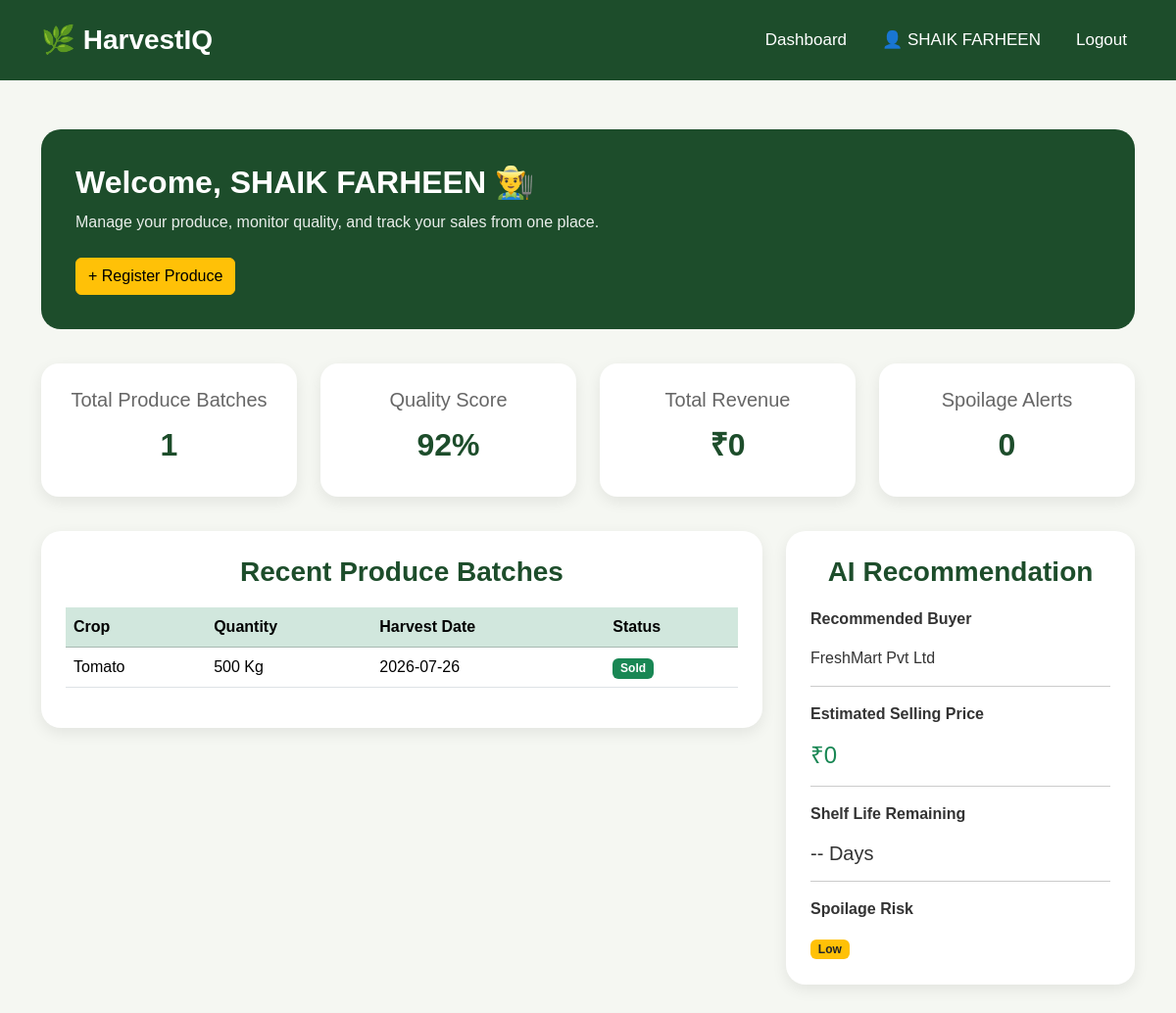
The app's page /farmer_dashboard (signed in, upper part), older data.
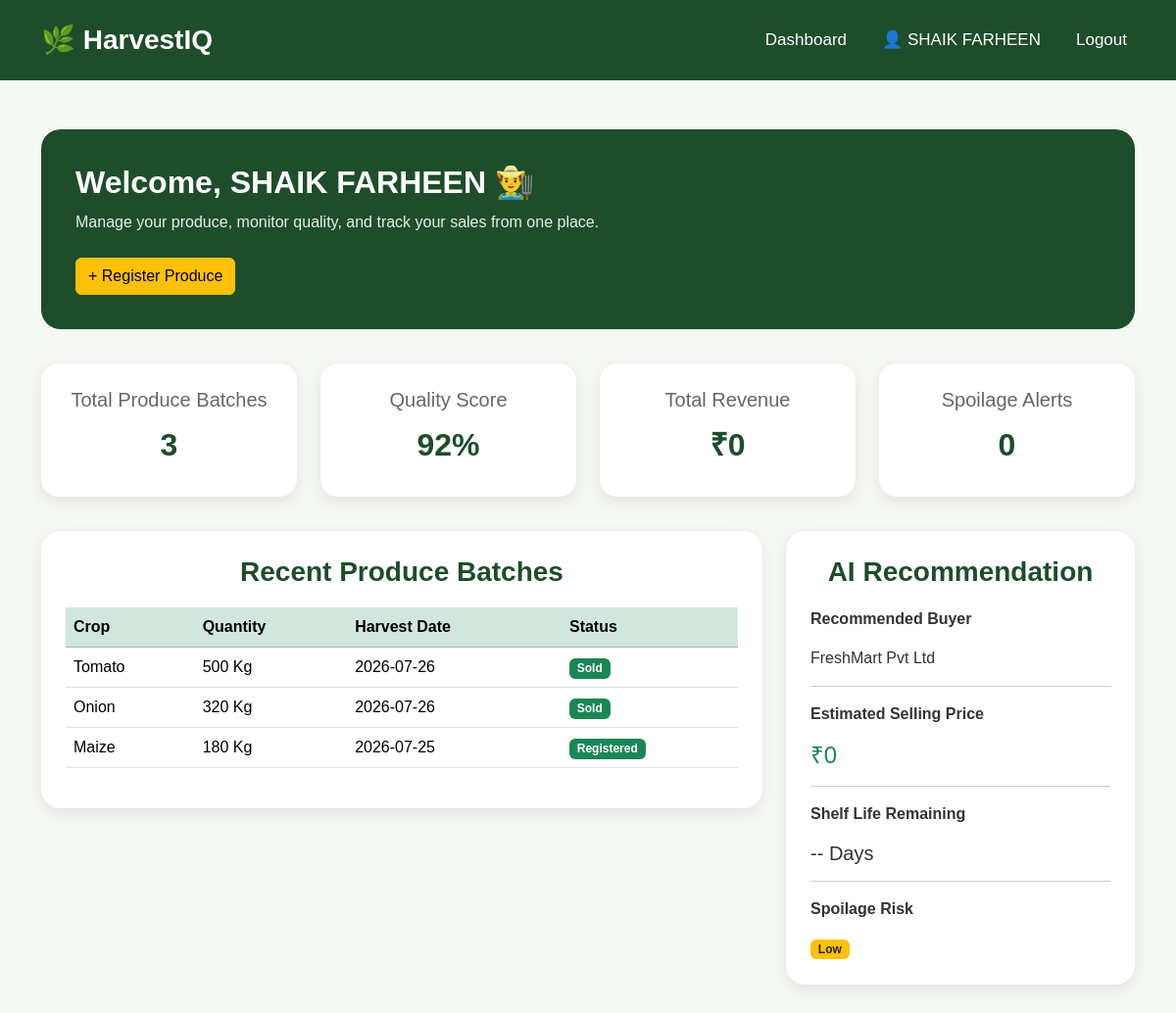
The same page, newer data.
### app.py (models this page shows)
class ProduceBatch(db.Model):
    __tablename__ = "produce_batches"
    id = db.Column(db.Integer, primary_key=True)
    farmer_id = db.Column(
        db.Integer,
        db.ForeignKey("farmers.id"),
        nullable=False
    )
    crop_name = db.Column(db.String(50))
    variety = db.Column(db.String(50))
    quantity = db.Column(db.Integer)
    unit = db.Column(db.String(20))
    harvest_date = db.Column(db.Date)
    farm_location = db.Column(db.String(200))
    status = db.Column(
        db.String(30),
        default="Registered"
    )
    farmer = db.relationship(
        "Farmer",
        back_populates="produce_batches"
    )
    quality = db.relationship(
        "QualityInspection",
        back_populates="batch",
        uselist=False,
        lazy=True
    )
    shelf_life = db.relationship(
        "ShelfLifePrediction",
        back_populates="batch",
        uselist=False,
        lazy=True
    )
    storage = db.relationship(
        "StorageRecord",
        back_populates="batch",
        lazy=True
    )
    deliveries = db.relationship(
        "Delivery",
        back_populates="batch",
        lazy=True
    )
    recommendation = db.relationship(
        "Recommendation",
        back_populates="batch",
        uselist=False,
        lazy=True
    )
    sale = db.relationship(
        "Sale",
        back_populates="batch",
        uselist=False,
        lazy=True
    )

### app.py (the view)
@app.route("/farmer_dashboard")
def farmer_dashboard():
    if "user_id" not in session:
        return redirect(url_for("login"))
    user = User.query.get(session["user_id"])
    farmer = Farmer.query.filter_by(user_id=user.id).first()
    total_batches = ProduceBatch.query.filter_by(farmer_id=farmer.id).count()
    recent_batches = ProduceBatch.query.filter_by(
        farmer_id=farmer.id
    ).order_by(
        ProduceBatch.harvest_date.desc()
    ).limit(5).all()
    return render_template(
        "farmer_dashboard.html",
        user=user,
        farmer=farmer,
        total_batches=total_batches,
        recent_batches=recent_batches
    )

### templates/farmer_dashboard.html (shortened to what this page needs)
{% extends "base.html" %}
{% block content %}
<div class="dashboard">
    <div class="container">
        <div class="welcome-card">
            <h2>Welcome, {{ user.full_name }} 👨‍🌾</h2>
            <p>
                Manage your produce, monitor quality, and track your sales from one place.
            </p>
            <br>
            <a href="{{ url_for('register_produce') }}" class="btn btn-warning">
                + Register Produce
            </a>
        </div>
        <div class="row g-4">
            <div class="col-md-3">
                <div class="stats-card">
                    <h5>Total Produce Batches</h5>
                    <h2>{{ total_batches }}</h2>
                </div>
            </div>
            <div class="col-md-3">
                <div class="stats-card">
                    <h5>Quality Score</h5>
                    <h2>92%</h2>
                </div>
            </div>
            <div class="col-md-3">
                <div class="stats-card">
                    <h5>Total Revenue</h5>
                    <h2>₹0</h2>
                </div>
            </div>
            <div class="col-md-3">
                <div class="stats-card">
                    <h5>Spoilage Alerts</h5>
                    <h2>0</h2>
                </div>
            </div>
        </div>
        <div class="row">
            <div class="col-lg-8">
                <div class="section-box">
                    <h3 class="section-title">Recent Produce Batches</h3>
                    <table class="table table-hover align-middle">
                        <thead class="table-success">
                            <tr>
                                <th>Crop</th>
                                <th>Quantity</th>
                                <th>Harvest Date</th>
                                <th>Status</th>
                            </tr>
                        </thead>
                        <tbody>
                            {% if recent_batches %}
                            {% for batch in recent_batches %}
                            <tr>
                                <td>{{ batch.crop_name }}</td>
                                <td>{{ batch.quantity }} {{ batch.unit }}</td>
                                <td>{{ batch.harvest_date }}</td>
                                <td>
                                    <span class="badge bg-success">
                                        {{ batch.status }}
                                    </span>
                                </td>
                            </tr>
                            {% endfor %}
                            {% else %}
                            <tr>
                                <td colspan="4" class="text-center">
                                    No produce batches registered yet.
                                </td>
                            </tr>
                            {% endif %}
                        </tbody>
                    </table>
                </div>
            </div>
            <div class="col-lg-4">
                <div class="section-box">
                    <h3 class="section-title">AI Recommendation</h3>
                    <p><strong>Recommended Buyer</strong></p>
                    <p>FreshMart Pvt Ltd</p>
                    <hr>
                    <p><strong>Estimated Selling Price</strong></p>
                    <h4 class="text-success">₹0</h4>
                    <hr>
                    <p><strong>Shelf Life Remaining</strong></p>
                    <h5>-- Days</h5>
                    <hr>
                    <p><strong>Spoilage Risk</strong></p>
                    <span class="badge bg-warning text-dark">
                        Low
                    </span>
                </div>
            </div>
        </div>
    </div>
</div>
{% endblock %}

Row changes from the older to the newer data that the page shows:
added ProduceBatch: crop_name "Onion", quantity "320", unit "Kg", harvest_date "2026-07-26", status "Sold"
added ProduceBatch: crop_name "Maize", quantity "180", unit "Kg", harvest_date "2026-07-25", status "Registered"
Text that changed along with them:
{{ total_batches }}: "1" → "3"
